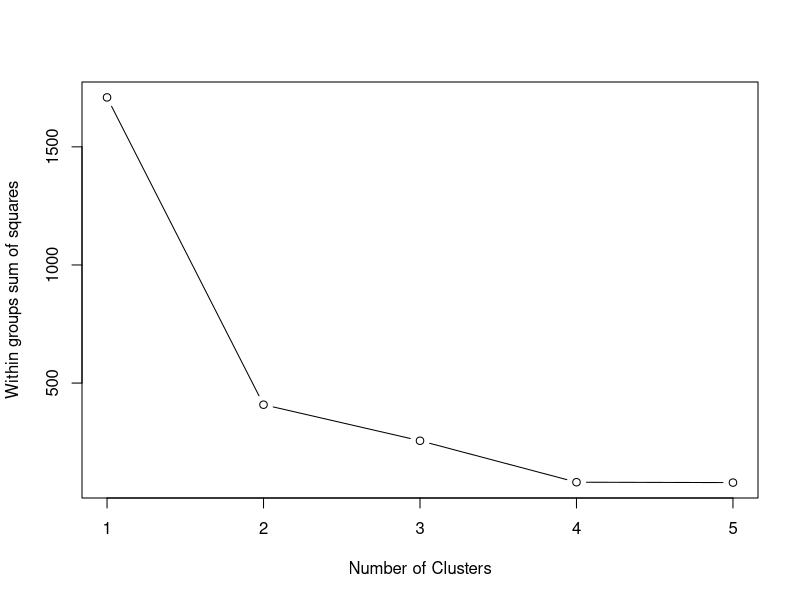
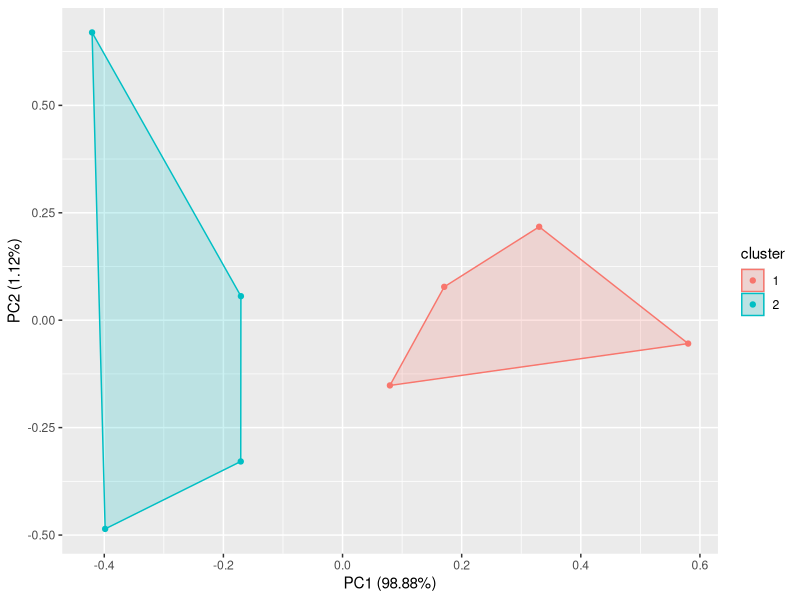
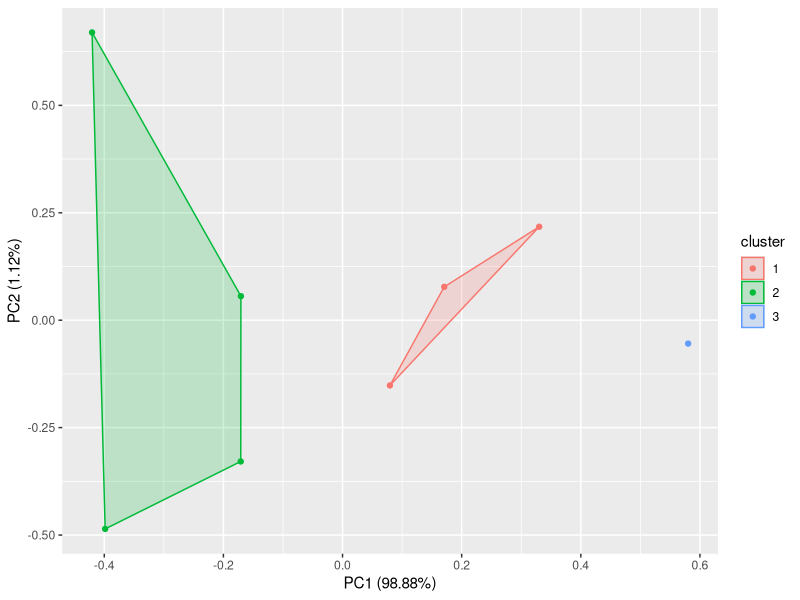

Write the R code that produced these figures, in order.
library(dplyr)
library(ggfortify)
library(ggplot2)
dt <- read.csv("test_xy.csv")
dt


wssplot <- function(dt, nc=5, seed=1234){
  
  wss <- (nrow(dt)-1)*sum(apply(dt,2,var))
  
  for (i in 2:nc){
    set.seed(seed)
    wss[i] <- sum(kmeans(dt, centers=i)$withinss)
  }
  
  plot(1:nc, wss, type="b", xlab="Number of Clusters", ylab="Within groups sum of squares")
  
  wss
  
}

wssplot(dt)
kmean <- kmeans(dt,2)
kmean$centers
autoplot(kmean,dt,frame = TRUE)

kmean <- kmeans(dt,3)
kmean$centers
autoplot(kmean,dt,frame = TRUE)
